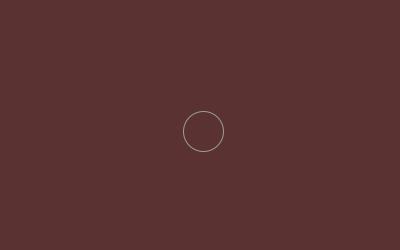
Frame 1 (no input)
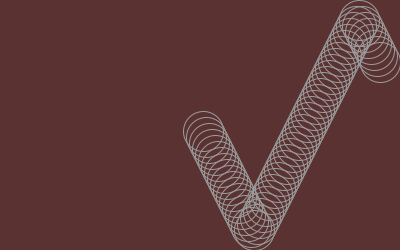
Frame 60 (the mouse pressed at the canvas centre just before this capture)
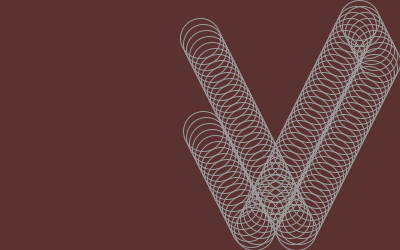
Frame 120 (the mouse held since frame 60 and released just before this capture)

The Processing sketch that drew these frames (run headless with seeded random() and noise(); from frame 60 on, the mouse is pressed at the canvas centre):

// Processing sketch: sketch4505
// ── sketch4505.pde
float SPEED = 3; 
float R = 20; 
Ball a_ball;

void setup() {
  size(400, 250);
  background(90, 50, 50);
  noFill();
  stroke(5, 255, 255);
  a_ball = new Ball(width / 2, height / 2, SPEED, SPEED * 2);
}

void draw() {
  a_ball.move();
  a_ball.draw();
}

class Ball
{
  float x, y;
  float vx, vy; 

  Ball(
  float _x, float _y, float _vx, float _vy) {
    x = _x;
    y = _y;
    vx = _vx;
    vy = _vy;
  }

  void move() {

    x = x + vx; 
    if (x - R <= 0) {
      x = R;
      vx *= -1;
    }
    if (x + R >= width) {
      x = width - R;
      vx *= -1;
    }

    y = y + vy;
    if (y - R <= 0) {
      y = R;
      vy *= -1;
    }
    if (y + R >= height) {
      y = height - R;
      vy *= -1;    }
  }
  
  void draw() {
    stroke(155);
    ellipse(x, y, R * 2, R * 2);
  }
}
